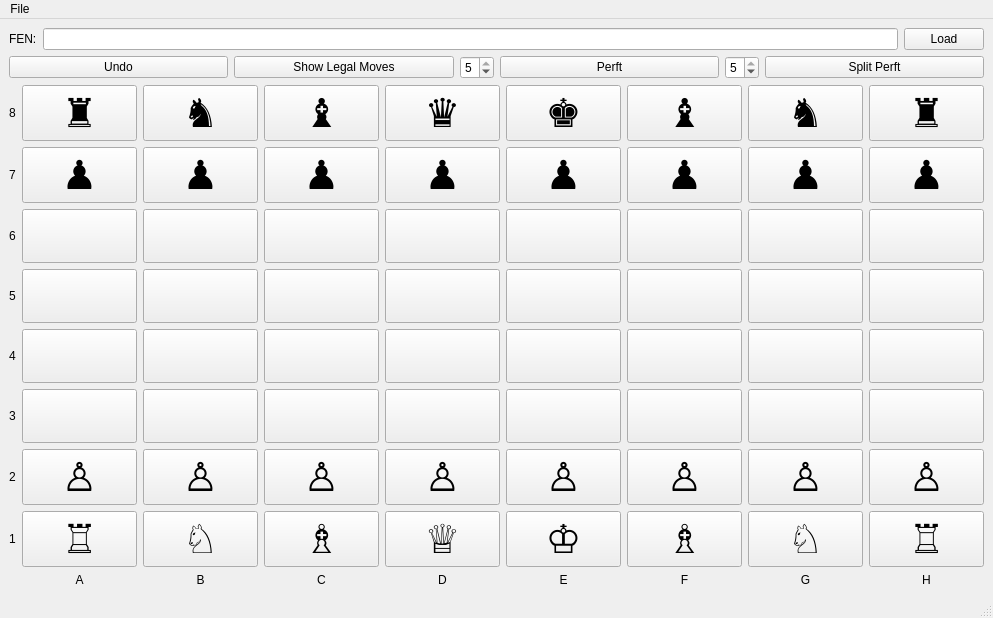
<?xml version="1.0" encoding="UTF-8"?>
<ui version="4.0">
 <class>MainWindow</class>
 <widget class="QMainWindow" name="MainWindow">
  <property name="enabled">
   <bool>true</bool>
  </property>
  <property name="geometry">
   <rect>
    <x>0</x>
    <y>0</y>
    <width>652</width>
    <height>600</height>
   </rect>
  </property>
  <property name="sizePolicy">
   <sizepolicy hsizetype="Minimum" vsizetype="Minimum">
    <horstretch>0</horstretch>
    <verstretch>0</verstretch>
   </sizepolicy>
  </property>
  <property name="windowTitle">
   <string>MainWindow</string>
  </property>
  <widget class="QWidget" name="centralwidget">
   <layout class="QVBoxLayout" name="verticalLayout_2">
    <item>
     <layout class="QVBoxLayout" name="verticalLayout">
      <item>
       <layout class="QHBoxLayout" name="horizontalLayout_2">
        <item>
         <widget class="QLabel" name="labelFEN">
          <property name="text">
           <string>FEN:</string>
          </property>
         </widget>
        </item>
        <item>
         <widget class="QLineEdit" name="lineEditFEN"/>
        </item>
        <item>
         <widget class="QPushButton" name="pushButtonLoad">
          <property name="text">
           <string>Load</string>
          </property>
         </widget>
        </item>
       </layout>
      </item>
      <item>
       <layout class="QHBoxLayout" name="horizontalLayout">
        <item>
         <widget class="QPushButton" name="pushButtonUndo">
          <property name="text">
           <string>Undo</string>
          </property>
         </widget>
        </item>
        <item>
         <widget class="QPushButton" name="pushButtonShowMoves">
          <property name="text">
           <string>Show Legal Moves</string>
          </property>
         </widget>
        </item>
        <item>
         <widget class="QSpinBox" name="spinBoxPerft">
          <property name="sizePolicy">
           <sizepolicy hsizetype="Fixed" vsizetype="Fixed">
            <horstretch>0</horstretch>
            <verstretch>0</verstretch>
           </sizepolicy>
          </property>
          <property name="minimum">
           <number>1</number>
          </property>
          <property name="maximum">
           <number>5</number>
          </property>
          <property name="value">
           <number>5</number>
          </property>
         </widget>
        </item>
        <item>
         <widget class="QPushButton" name="pushButtonPerft">
          <property name="text">
           <string>Perft</string>
          </property>
         </widget>
        </item>
        <item>
         <widget class="QSpinBox" name="spinBoxSplitPerft">
          <property name="sizePolicy">
           <sizepolicy hsizetype="Fixed" vsizetype="Fixed">
            <horstretch>0</horstretch>
            <verstretch>0</verstretch>
           </sizepolicy>
          </property>
          <property name="minimum">
           <number>1</number>
          </property>
          <property name="maximum">
           <number>5</number>
          </property>
          <property name="value">
           <number>5</number>
          </property>
         </widget>
        </item>
        <item>
         <widget class="QPushButton" name="pushButtonSplitPerft">
          <property name="text">
           <string>Split Perft</string>
          </property>
         </widget>
        </item>
       </layout>
      </item>
      <item>
       <layout class="QGridLayout" name="gridLayout">
        <property name="sizeConstraint">
         <enum>QLayout::SetFixedSize</enum>
        </property>
        <item row="1" column="4">
         <widget class="QPushButton" name="F84">
          <property name="sizePolicy">
           <sizepolicy hsizetype="Expanding" vsizetype="Expanding">
            <horstretch>0</horstretch>
            <verstretch>0</verstretch>
           </sizepolicy>
          </property>
          <property name="font">
           <font>
            <pointsize>30</pointsize>
           </font>
          </property>
          <property name="text">
           <string>♟</string>
          </property>
         </widget>
        </item>
        <item row="1" column="2">
         <widget class="QPushButton" name="F82">
          <property name="sizePolicy">
           <sizepolicy hsizetype="Expanding" vsizetype="Expanding">
            <horstretch>0</horstretch>
            <verstretch>0</verstretch>
           </sizepolicy>
          </property>
          <property name="font">
           <font>
            <pointsize>30</pointsize>
           </font>
          </property>
          <property name="text">
           <string>♟</string>
          </property>
         </widget>
        </item>
        <item row="3" column="1">
         <widget class="QPushButton" name="F61">
          <property name="sizePolicy">
           <sizepolicy hsizetype="Expanding" vsizetype="Expanding">
            <horstretch>0</horstretch>
            <verstretch>0</verstretch>
           </sizepolicy>
          </property>
          <property name="font">
           <font>
            <pointsize>30</pointsize>
           </font>
          </property>
          <property name="text">
           <string/>
          </property>
         </widget>
        </item>
        <item row="1" column="1">
         <widget class="QPushButton" name="F81">
          <property name="sizePolicy">
           <sizepolicy hsizetype="Expanding" vsizetype="Expanding">
            <horstretch>0</horstretch>
            <verstretch>0</verstretch>
           </sizepolicy>
          </property>
          <property name="font">
           <font>
            <pointsize>30</pointsize>
           </font>
          </property>
          <property name="text">
           <string>♟</string>
          </property>
         </widget>
        </item>
        <item row="1" column="3">
         <widget class="QPushButton" name="F83">
          <property name="sizePolicy">
           <sizepolicy hsizetype="Expanding" vsizetype="Expanding">
            <horstretch>0</horstretch>
            <verstretch>0</verstretch>
           </sizepolicy>
          </property>
          <property name="font">
           <font>
            <pointsize>30</pointsize>
           </font>
          </property>
          <property name="text">
           <string>♟</string>
          </property>
         </widget>
        </item>
        <item row="6" column="1">
         <widget class="QPushButton" name="F31">
          <property name="sizePolicy">
           <sizepolicy hsizetype="Expanding" vsizetype="Expanding">
            <horstretch>0</horstretch>
            <verstretch>0</verstretch>
           </sizepolicy>
          </property>
          <property name="font">
           <font>
            <pointsize>30</pointsize>
           </font>
          </property>
          <property name="text">
           <string>♙</string>
          </property>
         </widget>
        </item>
        <item row="5" column="1">
         <widget class="QPushButton" name="F41">
          <property name="sizePolicy">
           <sizepolicy hsizetype="Expanding" vsizetype="Expanding">
            <horstretch>0</horstretch>
            <verstretch>0</verstretch>
           </sizepolicy>
          </property>
          <property name="font">
           <font>
            <pointsize>30</pointsize>
           </font>
          </property>
          <property name="text">
           <string/>
          </property>
         </widget>
        </item>
        <item row="1" column="8">
         <widget class="QPushButton" name="F88">
          <property name="sizePolicy">
           <sizepolicy hsizetype="Expanding" vsizetype="Expanding">
            <horstretch>0</horstretch>
            <verstretch>0</verstretch>
           </sizepolicy>
          </property>
          <property name="font">
           <font>
            <pointsize>30</pointsize>
           </font>
          </property>
          <property name="text">
           <string>♟</string>
          </property>
         </widget>
        </item>
        <item row="1" column="6">
         <widget class="QPushButton" name="F86">
          <property name="sizePolicy">
           <sizepolicy hsizetype="Expanding" vsizetype="Expanding">
            <horstretch>0</horstretch>
            <verstretch>0</verstretch>
           </sizepolicy>
          </property>
          <property name="font">
           <font>
            <pointsize>30</pointsize>
           </font>
          </property>
          <property name="text">
           <string>♟</string>
          </property>
         </widget>
        </item>
        <item row="1" column="5">
         <widget class="QPushButton" name="F85">
          <property name="sizePolicy">
           <sizepolicy hsizetype="Expanding" vsizetype="Expanding">
            <horstretch>0</horstretch>
            <verstretch>0</verstretch>
           </sizepolicy>
          </property>
          <property name="font">
           <font>
            <pointsize>30</pointsize>
           </font>
          </property>
          <property name="text">
           <string>♟</string>
          </property>
         </widget>
        </item>
        <item row="4" column="1">
         <widget class="QPushButton" name="F51">
          <property name="sizePolicy">
           <sizepolicy hsizetype="Expanding" vsizetype="Expanding">
            <horstretch>0</horstretch>
            <verstretch>0</verstretch>
           </sizepolicy>
          </property>
          <property name="font">
           <font>
            <pointsize>30</pointsize>
           </font>
          </property>
          <property name="text">
           <string/>
          </property>
         </widget>
        </item>
        <item row="7" column="1">
         <widget class="QPushButton" name="F21">
          <property name="sizePolicy">
           <sizepolicy hsizetype="Expanding" vsizetype="Expanding">
            <horstretch>0</horstretch>
            <verstretch>0</verstretch>
           </sizepolicy>
          </property>
          <property name="font">
           <font>
            <pointsize>30</pointsize>
           </font>
          </property>
          <property name="styleSheet">
           <string notr="true">color: black</string>
          </property>
          <property name="text">
           <string>♖</string>
          </property>
         </widget>
        </item>
        <item row="8" column="1">
         <widget class="QLabel" name="label">
          <property name="text">
           <string>A</string>
          </property>
          <property name="alignment">
           <set>Qt::AlignCenter</set>
          </property>
         </widget>
        </item>
        <item row="1" column="7">
         <widget class="QPushButton" name="F87">
          <property name="sizePolicy">
           <sizepolicy hsizetype="Expanding" vsizetype="Expanding">
            <horstretch>0</horstretch>
            <verstretch>0</verstretch>
           </sizepolicy>
          </property>
          <property name="font">
           <font>
            <pointsize>30</pointsize>
           </font>
          </property>
          <property name="text">
           <string>♟</string>
          </property>
         </widget>
        </item>
        <item row="2" column="1">
         <widget class="QPushButton" name="F71">
          <property name="sizePolicy">
           <sizepolicy hsizetype="Expanding" vsizetype="Expanding">
            <horstretch>0</horstretch>
            <verstretch>0</verstretch>
           </sizepolicy>
          </property>
          <property name="font">
           <font>
            <pointsize>30</pointsize>
           </font>
          </property>
          <property name="text">
           <string/>
          </property>
         </widget>
        </item>
        <item row="0" column="1">
         <widget class="QPushButton" name="F91">
          <property name="sizePolicy">
           <sizepolicy hsizetype="Expanding" vsizetype="Expanding">
            <horstretch>0</horstretch>
            <verstretch>0</verstretch>
           </sizepolicy>
          </property>
          <property name="font">
           <font>
            <pointsize>30</pointsize>
           </font>
          </property>
          <property name="text">
           <string>♜</string>
          </property>
         </widget>
        </item>
        <item row="6" column="0">
         <widget class="QLabel" name="label_2">
          <property name="text">
           <string>2</string>
          </property>
          <property name="alignment">
           <set>Qt::AlignCenter</set>
          </property>
         </widget>
        </item>
        <item row="7" column="0">
         <widget class="QLabel" name="label_3">
          <property name="text">
           <string>1</string>
          </property>
          <property name="alignment">
           <set>Qt::AlignCenter</set>
          </property>
         </widget>
        </item>
        <item row="5" column="0">
         <widget class="QLabel" name="label_4">
          <property name="text">
           <string>3</string>
          </property>
          <property name="alignment">
           <set>Qt::AlignCenter</set>
          </property>
         </widget>
        </item>
        <item row="4" column="0">
         <widget class="QLabel" name="label_5">
          <property name="text">
           <string>4</string>
          </property>
          <property name="alignment">
           <set>Qt::AlignCenter</set>
          </property>
         </widget>
        </item>
        <item row="3" column="0">
         <widget class="QLabel" name="label_6">
          <property name="text">
           <string>5</string>
          </property>
          <property name="alignment">
           <set>Qt::AlignCenter</set>
          </property>
         </widget>
        </item>
        <item row="2" column="0">
         <widget class="QLabel" name="label_7">
          <property name="text">
           <string>6</string>
          </property>
          <property name="alignment">
           <set>Qt::AlignCenter</set>
          </property>
         </widget>
        </item>
        <item row="1" column="0">
         <widget class="QLabel" name="label_8">
          <property name="text">
           <string>7</string>
          </property>
          <property name="alignment">
           <set>Qt::AlignCenter</set>
          </property>
         </widget>
        </item>
        <item row="0" column="0">
         <widget class="QLabel" name="label_9">
          <property name="text">
           <string>8</string>
          </property>
          <property name="alignment">
           <set>Qt::AlignCenter</set>
          </property>
         </widget>
        </item>
        <item row="8" column="2">
         <widget class="QLabel" name="label_10">
          <property name="text">
           <string>B</string>
          </property>
          <property name="alignment">
           <set>Qt::AlignCenter</set>
          </property>
         </widget>
        </item>
        <item row="8" column="3">
         <widget class="QLabel" name="label_11">
          <property name="text">
           <string>C</string>
          </property>
          <property name="alignment">
           <set>Qt::AlignCenter</set>
          </property>
         </widget>
        </item>
        <item row="8" column="4">
         <widget class="QLabel" name="label_12">
          <property name="text">
           <string>D</string>
          </property>
          <property name="alignment">
           <set>Qt::AlignCenter</set>
          </property>
         </widget>
        </item>
        <item row="8" column="5">
         <widget class="QLabel" name="label_13">
          <property name="text">
           <string>E</string>
          </property>
          <property name="alignment">
           <set>Qt::AlignCenter</set>
          </property>
         </widget>
        </item>
        <item row="8" column="6">
         <widget class="QLabel" name="label_14">
          <property name="text">
           <string>F</string>
          </property>
          <property name="alignment">
           <set>Qt::AlignCenter</set>
          </property>
         </widget>
        </item>
        <item row="8" column="7">
         <widget class="QLabel" name="label_15">
          <property name="text">
           <string>G</string>
          </property>
          <property name="alignment">
           <set>Qt::AlignCenter</set>
          </property>
         </widget>
        </item>
        <item row="8" column="8">
         <widget class="QLabel" name="label_16">
          <property name="text">
           <string>H</string>
          </property>
          <property name="alignment">
           <set>Qt::AlignCenter</set>
          </property>
         </widget>
        </item>
        <item row="0" column="2">
         <widget class="QPushButton" name="F92">
          <property name="sizePolicy">
           <sizepolicy hsizetype="Expanding" vsizetype="Expanding">
            <horstretch>0</horstretch>
            <verstretch>0</verstretch>
           </sizepolicy>
          </property>
          <property name="font">
           <font>
            <pointsize>30</pointsize>
           </font>
          </property>
          <property name="text">
           <string>♞</string>
          </property>
         </widget>
        </item>
        <item row="0" column="3">
         <widget class="QPushButton" name="F93">
          <property name="sizePolicy">
           <sizepolicy hsizetype="Expanding" vsizetype="Expanding">
            <horstretch>0</horstretch>
            <verstretch>0</verstretch>
           </sizepolicy>
          </property>
          <property name="font">
           <font>
            <pointsize>30</pointsize>
           </font>
          </property>
          <property name="text">
           <string>♝</string>
          </property>
         </widget>
        </item>
        <item row="0" column="4">
         <widget class="QPushButton" name="F94">
          <property name="sizePolicy">
           <sizepolicy hsizetype="Expanding" vsizetype="Expanding">
            <horstretch>0</horstretch>
            <verstretch>0</verstretch>
           </sizepolicy>
          </property>
          <property name="font">
           <font>
            <pointsize>30</pointsize>
           </font>
          </property>
          <property name="text">
           <string>♛</string>
          </property>
         </widget>
        </item>
        <item row="0" column="5">
         <widget class="QPushButton" name="F95">
          <property name="sizePolicy">
           <sizepolicy hsizetype="Expanding" vsizetype="Expanding">
            <horstretch>0</horstretch>
            <verstretch>0</verstretch>
           </sizepolicy>
          </property>
          <property name="font">
           <font>
            <pointsize>30</pointsize>
           </font>
          </property>
          <property name="text">
           <string>♚</string>
          </property>
         </widget>
        </item>
        <item row="0" column="6">
         <widget class="QPushButton" name="F96">
          <property name="sizePolicy">
           <sizepolicy hsizetype="Expanding" vsizetype="Expanding">
            <horstretch>0</horstretch>
            <verstretch>0</verstretch>
           </sizepolicy>
          </property>
          <property name="font">
           <font>
            <pointsize>30</pointsize>
           </font>
          </property>
          <property name="text">
           <string>♝</string>
          </property>
         </widget>
        </item>
        <item row="0" column="7">
         <widget class="QPushButton" name="F97">
          <property name="sizePolicy">
           <sizepolicy hsizetype="Expanding" vsizetype="Expanding">
            <horstretch>0</horstretch>
            <verstretch>0</verstretch>
           </sizepolicy>
          </property>
          <property name="font">
           <font>
            <pointsize>30</pointsize>
           </font>
          </property>
          <property name="text">
           <string>♞</string>
          </property>
         </widget>
        </item>
        <item row="0" column="8">
         <widget class="QPushButton" name="F98">
          <property name="sizePolicy">
           <sizepolicy hsizetype="Expanding" vsizetype="Expanding">
            <horstretch>0</horstretch>
            <verstretch>0</verstretch>
           </sizepolicy>
          </property>
          <property name="font">
           <font>
            <pointsize>30</pointsize>
           </font>
          </property>
          <property name="text">
           <string>♜</string>
          </property>
         </widget>
        </item>
        <item row="2" column="2">
         <widget class="QPushButton" name="F72">
          <property name="sizePolicy">
           <sizepolicy hsizetype="Expanding" vsizetype="Expanding">
            <horstretch>0</horstretch>
            <verstretch>0</verstretch>
           </sizepolicy>
          </property>
          <property name="font">
           <font>
            <pointsize>30</pointsize>
           </font>
          </property>
          <property name="text">
           <string/>
          </property>
         </widget>
        </item>
        <item row="2" column="3">
         <widget class="QPushButton" name="F73">
          <property name="sizePolicy">
           <sizepolicy hsizetype="Expanding" vsizetype="Expanding">
            <horstretch>0</horstretch>
            <verstretch>0</verstretch>
           </sizepolicy>
          </property>
          <property name="font">
           <font>
            <pointsize>30</pointsize>
           </font>
          </property>
          <property name="text">
           <string/>
          </property>
         </widget>
        </item>
        <item row="2" column="4">
         <widget class="QPushButton" name="F74">
          <property name="sizePolicy">
           <sizepolicy hsizetype="Expanding" vsizetype="Expanding">
            <horstretch>0</horstretch>
            <verstretch>0</verstretch>
           </sizepolicy>
          </property>
          <property name="font">
           <font>
            <pointsize>30</pointsize>
           </font>
          </property>
          <property name="text">
           <string/>
          </property>
         </widget>
        </item>
        <item row="2" column="5">
         <widget class="QPushButton" name="F75">
          <property name="sizePolicy">
           <sizepolicy hsizetype="Expanding" vsizetype="Expanding">
            <horstretch>0</horstretch>
            <verstretch>0</verstretch>
           </sizepolicy>
          </property>
          <property name="font">
           <font>
            <pointsize>30</pointsize>
           </font>
          </property>
          <property name="text">
           <string/>
          </property>
         </widget>
        </item>
        <item row="2" column="6">
         <widget class="QPushButton" name="F76">
          <property name="sizePolicy">
           <sizepolicy hsizetype="Expanding" vsizetype="Expanding">
            <horstretch>0</horstretch>
            <verstretch>0</verstretch>
           </sizepolicy>
          </property>
          <property name="font">
           <font>
            <pointsize>30</pointsize>
           </font>
          </property>
          <property name="text">
           <string/>
          </property>
         </widget>
        </item>
        <item row="2" column="7">
         <widget class="QPushButton" name="F77">
          <property name="sizePolicy">
           <sizepolicy hsizetype="Expanding" vsizetype="Expanding">
            <horstretch>0</horstretch>
            <verstretch>0</verstretch>
           </sizepolicy>
          </property>
          <property name="font">
           <font>
            <pointsize>30</pointsize>
           </font>
          </property>
          <property name="text">
           <string/>
          </property>
         </widget>
        </item>
        <item row="2" column="8">
         <widget class="QPushButton" name="F78">
          <property name="sizePolicy">
           <sizepolicy hsizetype="Expanding" vsizetype="Expanding">
            <horstretch>0</horstretch>
            <verstretch>0</verstretch>
           </sizepolicy>
          </property>
          <property name="font">
           <font>
            <pointsize>30</pointsize>
           </font>
          </property>
          <property name="text">
           <string/>
          </property>
         </widget>
        </item>
        <item row="3" column="2">
         <widget class="QPushButton" name="F62">
          <property name="sizePolicy">
           <sizepolicy hsizetype="Expanding" vsizetype="Expanding">
            <horstretch>0</horstretch>
            <verstretch>0</verstretch>
           </sizepolicy>
          </property>
          <property name="font">
           <font>
            <pointsize>30</pointsize>
           </font>
          </property>
          <property name="text">
           <string/>
          </property>
         </widget>
        </item>
        <item row="3" column="3">
         <widget class="QPushButton" name="F63">
          <property name="sizePolicy">
           <sizepolicy hsizetype="Expanding" vsizetype="Expanding">
            <horstretch>0</horstretch>
            <verstretch>0</verstretch>
           </sizepolicy>
          </property>
          <property name="font">
           <font>
            <pointsize>30</pointsize>
           </font>
          </property>
          <property name="text">
           <string/>
          </property>
         </widget>
        </item>
        <item row="3" column="4">
         <widget class="QPushButton" name="F64">
          <property name="sizePolicy">
           <sizepolicy hsizetype="Expanding" vsizetype="Expanding">
            <horstretch>0</horstretch>
            <verstretch>0</verstretch>
           </sizepolicy>
          </property>
          <property name="font">
           <font>
            <pointsize>30</pointsize>
           </font>
          </property>
          <property name="text">
           <string/>
          </property>
         </widget>
        </item>
        <item row="3" column="5">
         <widget class="QPushButton" name="F65">
          <property name="sizePolicy">
           <sizepolicy hsizetype="Expanding" vsizetype="Expanding">
            <horstretch>0</horstretch>
            <verstretch>0</verstretch>
           </sizepolicy>
          </property>
          <property name="font">
           <font>
            <pointsize>30</pointsize>
           </font>
          </property>
          <property name="text">
           <string/>
          </property>
         </widget>
        </item>
        <item row="3" column="6">
         <widget class="QPushButton" name="F66">
          <property name="sizePolicy">
           <sizepolicy hsizetype="Expanding" vsizetype="Expanding">
            <horstretch>0</horstretch>
            <verstretch>0</verstretch>
           </sizepolicy>
          </property>
          <property name="font">
           <font>
            <pointsize>30</pointsize>
           </font>
          </property>
          <property name="text">
           <string/>
          </property>
         </widget>
        </item>
        <item row="3" column="7">
         <widget class="QPushButton" name="F67">
          <property name="sizePolicy">
           <sizepolicy hsizetype="Expanding" vsizetype="Expanding">
            <horstretch>0</horstretch>
            <verstretch>0</verstretch>
           </sizepolicy>
          </property>
          <property name="font">
           <font>
            <pointsize>30</pointsize>
           </font>
          </property>
          <property name="text">
           <string/>
          </property>
         </widget>
        </item>
        <item row="3" column="8">
         <widget class="QPushButton" name="F68">
          <property name="sizePolicy">
           <sizepolicy hsizetype="Expanding" vsizetype="Expanding">
            <horstretch>0</horstretch>
            <verstretch>0</verstretch>
           </sizepolicy>
          </property>
          <property name="font">
           <font>
            <pointsize>30</pointsize>
           </font>
          </property>
          <property name="text">
           <string/>
          </property>
         </widget>
        </item>
        <item row="4" column="2">
         <widget class="QPushButton" name="F52">
          <property name="sizePolicy">
           <sizepolicy hsizetype="Expanding" vsizetype="Expanding">
            <horstretch>0</horstretch>
            <verstretch>0</verstretch>
           </sizepolicy>
          </property>
          <property name="font">
           <font>
            <pointsize>30</pointsize>
           </font>
          </property>
          <property name="text">
           <string/>
          </property>
         </widget>
        </item>
        <item row="4" column="3">
         <widget class="QPushButton" name="F53">
          <property name="sizePolicy">
           <sizepolicy hsizetype="Expanding" vsizetype="Expanding">
            <horstretch>0</horstretch>
            <verstretch>0</verstretch>
           </sizepolicy>
          </property>
          <property name="font">
           <font>
            <pointsize>30</pointsize>
           </font>
          </property>
          <property name="text">
           <string/>
          </property>
         </widget>
        </item>
        <item row="4" column="4">
         <widget class="QPushButton" name="F54">
          <property name="sizePolicy">
           <sizepolicy hsizetype="Expanding" vsizetype="Expanding">
            <horstretch>0</horstretch>
            <verstretch>0</verstretch>
           </sizepolicy>
          </property>
          <property name="font">
           <font>
            <pointsize>30</pointsize>
           </font>
          </property>
          <property name="text">
           <string/>
          </property>
         </widget>
        </item>
        <item row="4" column="5">
         <widget class="QPushButton" name="F55">
          <property name="sizePolicy">
           <sizepolicy hsizetype="Expanding" vsizetype="Expanding">
            <horstretch>0</horstretch>
            <verstretch>0</verstretch>
           </sizepolicy>
          </property>
          <property name="font">
           <font>
            <pointsize>30</pointsize>
           </font>
          </property>
          <property name="text">
           <string/>
          </property>
         </widget>
        </item>
        <item row="4" column="6">
         <widget class="QPushButton" name="F56">
          <property name="sizePolicy">
           <sizepolicy hsizetype="Expanding" vsizetype="Expanding">
            <horstretch>0</horstretch>
            <verstretch>0</verstretch>
           </sizepolicy>
          </property>
          <property name="font">
           <font>
            <pointsize>30</pointsize>
           </font>
          </property>
          <property name="text">
           <string/>
          </property>
         </widget>
        </item>
        <item row="4" column="7">
         <widget class="QPushButton" name="F57">
          <property name="sizePolicy">
           <sizepolicy hsizetype="Expanding" vsizetype="Expanding">
            <horstretch>0</horstretch>
            <verstretch>0</verstretch>
           </sizepolicy>
          </property>
          <property name="font">
           <font>
            <pointsize>30</pointsize>
           </font>
          </property>
          <property name="text">
           <string/>
          </property>
         </widget>
        </item>
        <item row="4" column="8">
         <widget class="QPushButton" name="F58">
          <property name="sizePolicy">
           <sizepolicy hsizetype="Expanding" vsizetype="Expanding">
            <horstretch>0</horstretch>
            <verstretch>0</verstretch>
           </sizepolicy>
          </property>
          <property name="font">
           <font>
            <pointsize>30</pointsize>
           </font>
          </property>
          <property name="text">
           <string/>
          </property>
         </widget>
        </item>
        <item row="5" column="2">
         <widget class="QPushButton" name="F42">
          <property name="sizePolicy">
           <sizepolicy hsizetype="Expanding" vsizetype="Expanding">
            <horstretch>0</horstretch>
            <verstretch>0</verstretch>
           </sizepolicy>
          </property>
          <property name="font">
           <font>
            <pointsize>30</pointsize>
           </font>
          </property>
          <property name="text">
           <string/>
          </property>
         </widget>
        </item>
        <item row="5" column="3">
         <widget class="QPushButton" name="F43">
          <property name="sizePolicy">
           <sizepolicy hsizetype="Expanding" vsizetype="Expanding">
            <horstretch>0</horstretch>
            <verstretch>0</verstretch>
           </sizepolicy>
          </property>
          <property name="font">
           <font>
            <pointsize>30</pointsize>
           </font>
          </property>
          <property name="text">
           <string/>
          </property>
         </widget>
        </item>
        <item row="5" column="4">
         <widget class="QPushButton" name="F44">
          <property name="sizePolicy">
           <sizepolicy hsizetype="Expanding" vsizetype="Expanding">
            <horstretch>0</horstretch>
            <verstretch>0</verstretch>
           </sizepolicy>
          </property>
          <property name="font">
           <font>
            <pointsize>30</pointsize>
           </font>
          </property>
          <property name="text">
           <string/>
          </property>
         </widget>
        </item>
        <item row="5" column="5">
         <widget class="QPushButton" name="F45">
          <property name="sizePolicy">
           <sizepolicy hsizetype="Expanding" vsizetype="Expanding">
            <horstretch>0</horstretch>
            <verstretch>0</verstretch>
           </sizepolicy>
          </property>
          <property name="font">
           <font>
            <pointsize>30</pointsize>
           </font>
          </property>
          <property name="text">
           <string/>
          </property>
         </widget>
        </item>
        <item row="5" column="6">
         <widget class="QPushButton" name="F46">
          <property name="sizePolicy">
           <sizepolicy hsizetype="Expanding" vsizetype="Expanding">
            <horstretch>0</horstretch>
            <verstretch>0</verstretch>
           </sizepolicy>
          </property>
          <property name="font">
           <font>
            <pointsize>30</pointsize>
           </font>
          </property>
          <property name="text">
           <string/>
          </property>
         </widget>
        </item>
        <item row="5" column="7">
         <widget class="QPushButton" name="F47">
          <property name="sizePolicy">
           <sizepolicy hsizetype="Expanding" vsizetype="Expanding">
            <horstretch>0</horstretch>
            <verstretch>0</verstretch>
           </sizepolicy>
          </property>
          <property name="font">
           <font>
            <pointsize>30</pointsize>
           </font>
          </property>
          <property name="text">
           <string/>
          </property>
         </widget>
        </item>
        <item row="5" column="8">
         <widget class="QPushButton" name="F48">
          <property name="sizePolicy">
           <sizepolicy hsizetype="Expanding" vsizetype="Expanding">
            <horstretch>0</horstretch>
            <verstretch>0</verstretch>
           </sizepolicy>
          </property>
          <property name="font">
           <font>
            <pointsize>30</pointsize>
           </font>
          </property>
          <property name="text">
           <string/>
          </property>
         </widget>
        </item>
        <item row="6" column="2">
         <widget class="QPushButton" name="F32">
          <property name="sizePolicy">
           <sizepolicy hsizetype="Expanding" vsizetype="Expanding">
            <horstretch>0</horstretch>
            <verstretch>0</verstretch>
           </sizepolicy>
          </property>
          <property name="font">
           <font>
            <pointsize>30</pointsize>
           </font>
          </property>
          <property name="text">
           <string>♙</string>
          </property>
         </widget>
        </item>
        <item row="6" column="3">
         <widget class="QPushButton" name="F33">
          <property name="sizePolicy">
           <sizepolicy hsizetype="Expanding" vsizetype="Expanding">
            <horstretch>0</horstretch>
            <verstretch>0</verstretch>
           </sizepolicy>
          </property>
          <property name="font">
           <font>
            <pointsize>30</pointsize>
           </font>
          </property>
          <property name="text">
           <string>♙</string>
          </property>
         </widget>
        </item>
        <item row="6" column="4">
         <widget class="QPushButton" name="F34">
          <property name="sizePolicy">
           <sizepolicy hsizetype="Expanding" vsizetype="Expanding">
            <horstretch>0</horstretch>
            <verstretch>0</verstretch>
           </sizepolicy>
          </property>
          <property name="font">
           <font>
            <pointsize>30</pointsize>
           </font>
          </property>
          <property name="text">
           <string>♙</string>
          </property>
         </widget>
        </item>
        <item row="6" column="5">
         <widget class="QPushButton" name="F35">
          <property name="sizePolicy">
           <sizepolicy hsizetype="Expanding" vsizetype="Expanding">
            <horstretch>0</horstretch>
            <verstretch>0</verstretch>
           </sizepolicy>
          </property>
          <property name="font">
           <font>
            <pointsize>30</pointsize>
           </font>
          </property>
          <property name="text">
           <string>♙</string>
          </property>
         </widget>
        </item>
        <item row="6" column="6">
         <widget class="QPushButton" name="F36">
          <property name="sizePolicy">
           <sizepolicy hsizetype="Expanding" vsizetype="Expanding">
            <horstretch>0</horstretch>
            <verstretch>0</verstretch>
           </sizepolicy>
          </property>
          <property name="font">
           <font>
            <pointsize>30</pointsize>
           </font>
          </property>
          <property name="text">
           <string>♙</string>
          </property>
         </widget>
        </item>
        <item row="6" column="7">
         <widget class="QPushButton" name="F37">
          <property name="sizePolicy">
           <sizepolicy hsizetype="Expanding" vsizetype="Expanding">
            <horstretch>0</horstretch>
            <verstretch>0</verstretch>
           </sizepolicy>
          </property>
          <property name="font">
           <font>
            <pointsize>30</pointsize>
           </font>
          </property>
          <property name="text">
           <string>♙</string>
          </property>
         </widget>
        </item>
        <item row="6" column="8">
         <widget class="QPushButton" name="F38">
          <property name="sizePolicy">
           <sizepolicy hsizetype="Expanding" vsizetype="Expanding">
            <horstretch>0</horstretch>
            <verstretch>0</verstretch>
           </sizepolicy>
          </property>
          <property name="font">
           <font>
            <pointsize>30</pointsize>
           </font>
          </property>
          <property name="text">
           <string>♙</string>
          </property>
         </widget>
        </item>
        <item row="7" column="2">
         <widget class="QPushButton" name="F22">
          <property name="sizePolicy">
           <sizepolicy hsizetype="Expanding" vsizetype="Expanding">
            <horstretch>0</horstretch>
            <verstretch>0</verstretch>
           </sizepolicy>
          </property>
          <property name="font">
           <font>
            <pointsize>30</pointsize>
           </font>
          </property>
          <property name="text">
           <string>♘</string>
          </property>
         </widget>
        </item>
        <item row="7" column="3">
         <widget class="QPushButton" name="F23">
          <property name="sizePolicy">
           <sizepolicy hsizetype="Expanding" vsizetype="Expanding">
            <horstretch>0</horstretch>
            <verstretch>0</verstretch>
           </sizepolicy>
          </property>
          <property name="font">
           <font>
            <pointsize>30</pointsize>
           </font>
          </property>
          <property name="text">
           <string>♗</string>
          </property>
         </widget>
        </item>
        <item row="7" column="4">
         <widget class="QPushButton" name="F24">
          <property name="sizePolicy">
           <sizepolicy hsizetype="Expanding" vsizetype="Expanding">
            <horstretch>0</horstretch>
            <verstretch>0</verstretch>
           </sizepolicy>
          </property>
          <property name="font">
           <font>
            <pointsize>30</pointsize>
           </font>
          </property>
          <property name="text">
           <string>♕</string>
          </property>
         </widget>
        </item>
        <item row="7" column="5">
         <widget class="QPushButton" name="F25">
          <property name="sizePolicy">
           <sizepolicy hsizetype="Expanding" vsizetype="Expanding">
            <horstretch>0</horstretch>
            <verstretch>0</verstretch>
           </sizepolicy>
          </property>
          <property name="font">
           <font>
            <pointsize>30</pointsize>
           </font>
          </property>
          <property name="text">
           <string>♔</string>
          </property>
         </widget>
        </item>
        <item row="7" column="6">
         <widget class="QPushButton" name="F26">
          <property name="sizePolicy">
           <sizepolicy hsizetype="Expanding" vsizetype="Expanding">
            <horstretch>0</horstretch>
            <verstretch>0</verstretch>
           </sizepolicy>
          </property>
          <property name="font">
           <font>
            <pointsize>30</pointsize>
           </font>
          </property>
          <property name="autoFillBackground">
           <bool>false</bool>
          </property>
          <property name="text">
           <string>♗</string>
          </property>
         </widget>
        </item>
        <item row="7" column="7">
         <widget class="QPushButton" name="F27">
          <property name="sizePolicy">
           <sizepolicy hsizetype="Expanding" vsizetype="Expanding">
            <horstretch>0</horstretch>
            <verstretch>0</verstretch>
           </sizepolicy>
          </property>
          <property name="font">
           <font>
            <pointsize>30</pointsize>
           </font>
          </property>
          <property name="text">
           <string>♘</string>
          </property>
         </widget>
        </item>
        <item row="7" column="8">
         <widget class="QPushButton" name="F28">
          <property name="sizePolicy">
           <sizepolicy hsizetype="Expanding" vsizetype="Expanding">
            <horstretch>0</horstretch>
            <verstretch>0</verstretch>
           </sizepolicy>
          </property>
          <property name="font">
           <font>
            <pointsize>30</pointsize>
           </font>
          </property>
          <property name="text">
           <string>♖</string>
          </property>
         </widget>
        </item>
       </layout>
      </item>
     </layout>
    </item>
   </layout>
  </widget>
  <widget class="QMenuBar" name="menubar">
   <property name="geometry">
    <rect>
     <x>0</x>
     <y>0</y>
     <width>652</width>
     <height>22</height>
    </rect>
   </property>
   <widget class="QMenu" name="menuFile">
    <property name="title">
     <string>File</string>
    </property>
    <addaction name="separator"/>
    <addaction name="actionExit"/>
   </widget>
   <addaction name="menuFile"/>
  </widget>
  <widget class="QStatusBar" name="statusbar"/>
  <action name="actionExit">
   <property name="text">
    <string>Exit</string>
   </property>
  </action>
 </widget>
 <resources/>
 <connections/>
</ui>
